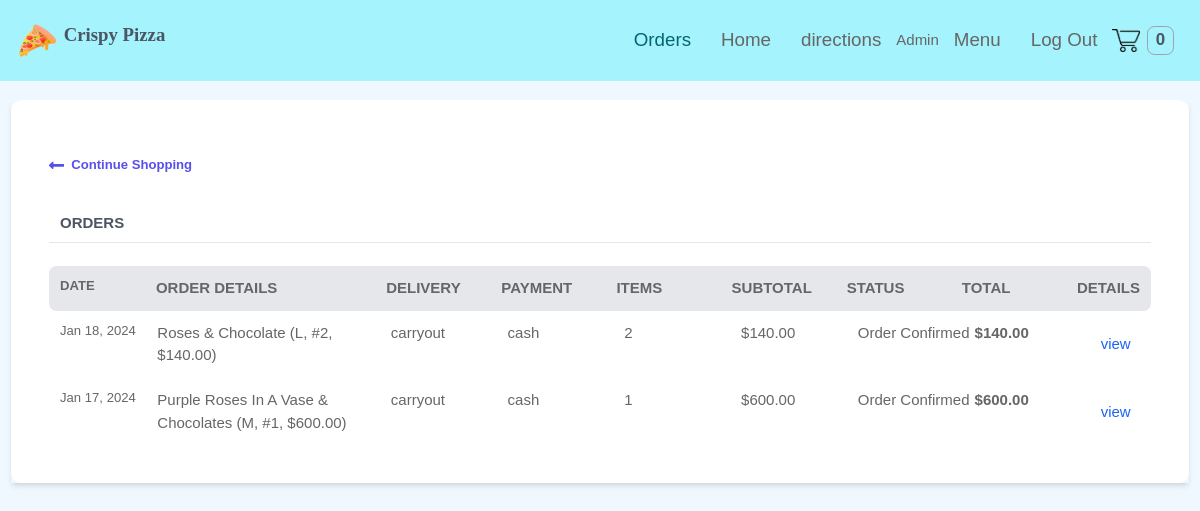
The app's page /orders/ (signed in), older data.
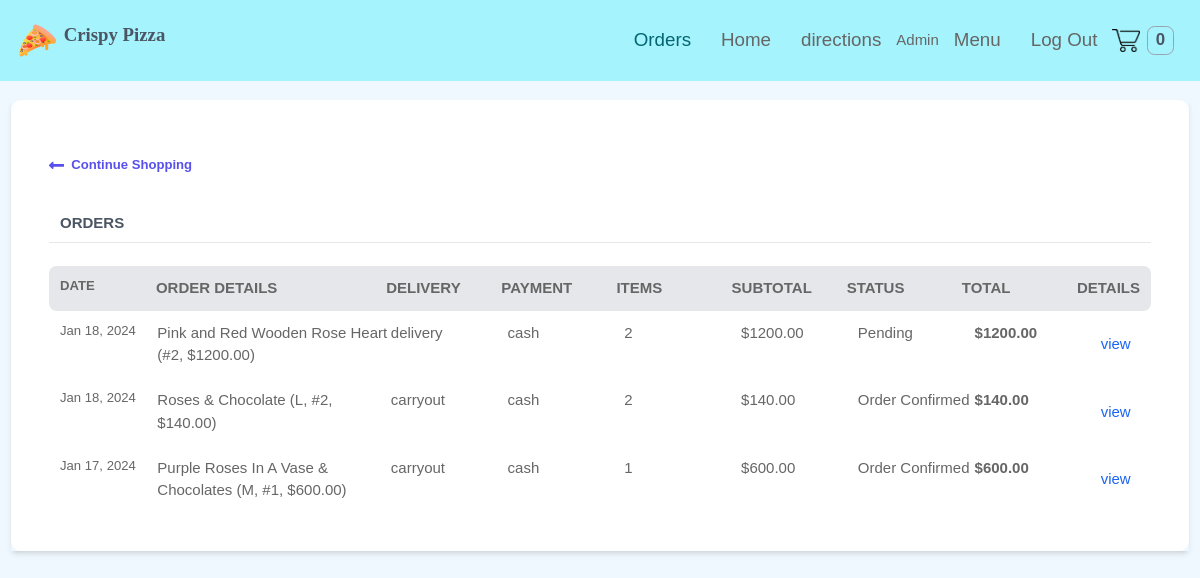
The same page, newer data.
### order/models.py (models this page shows, shortened)
class Order(models.Model):
    PAYMENT_CHOICES = (("cash", "cash"), ("online", "online"))
    DELIVERY_CHOICES = (("delivery", "delivery"), ("carryout", "carryout"))
    transaction_id = models.UUIDField(
        primary_key=True, default=uuid.uuid4, editable=True
    )
    customer = models.ForeignKey(Customer, on_delete=models.CASCADE)
    STATUS =(
        ('Pending','Pending'),
        ('Order Confirmed','Order Confirmed'),
        ('Out for Delivery','Out for Delivery'),
        ('Delivered','Delivered'),
    )
    status=models.CharField(max_length=50,null=True,choices=STATUS,default='Pending')
    date_ordered = models.DateTimeField(auto_now_add=True)
    date_modified = models.DateTimeField(auto_now=True)
    complete = models.BooleanField(default=False)
    paid = models.BooleanField(default=False)
    payment_method = models.CharField(max_length=10, choices=PAYMENT_CHOICES)
    delivery_method = models.CharField(max_length=10, choices=DELIVERY_CHOICES)
    shipping = models.ForeignKey(
        "ShippingAddress", on_delete=models.SET_NULL, blank=True, null=True
    )
    pickup = models.ForeignKey(
        "PickUpDetail", on_delete=models.SET_NULL, blank=True, null=True
    )
    coupon = models.ForeignKey(
        "Coupon", on_delete=models.SET_NULL, blank=True, null=True
    )
    email = models.EmailField(max_length=70, null=True, blank=True)
    phone = models.CharField(max_length=20, null=True, blank=True)
    @property
    def get_cart_subtotal(self):
        order_items = self.orderitem_set.all()
        total = sum([item.get_total for item in order_items])
        return total
    get_cart_subtotal.fget.short_description = "Subtotal"
    @property
    def get_cart_total(self):
        total = self.get_cart_subtotal
        if self.coupon:
            total = total - self.get_coupon_value
        return total
    get_cart_total.fget.short_description = "Total"
    @property
    def get_cart_items(self):
        order_items = self.orderitem_set.all()
        total = sum([item.quantity for item in order_items])
        return total
    get_cart_items.fget.short_description = "# Items"
    @property
    def display_items(self):
        order_items = self.orderitem_set.all()
        ticker, l = 1, len(order_items)
        product_titles = str()
        for item in order_items:
            add_comma = ", " if l > 1 and ticker != l else ""
            if item.variation:
                product_title = f"""{item.product.name}
                ({item.variation.get_size},
                #{item.quantity}, ${item.get_total}){add_comma}"""
            else:
                product_title = f"""{item.product.name}
                (#{item.quantity}, ${item.get_total}){add_comma}"""
            product_titles += product_title
            ticker += 1
        return product_titles
    @property
    def get_coupon_value(self):
        if self.coupon:
            if self.coupon.discount_type == "Percent":
                coupon_value = round(
                    self.get_cart_subtotal * self.coupon.discount_amount / 100, 2
                )
            else:
                coupon_value = self.coupon.discount_amount
        else:
            coupon_value = None
        return coupon_value
    get_coupon_value.fget.short_description = "Coupon"

class OrderItem(models.Model):
    product = models.ForeignKey(Product, on_delete=models.CASCADE)
    order = models.ForeignKey(Order, on_delete=models.CASCADE)
    variation = models.ForeignKey(
        ProductVariant, on_delete=models.SET_NULL, blank=True, null=True
    )
    quantity = models.IntegerField(default=0)
    date_added = models.DateTimeField(auto_now_add=True)
    @property
    def get_item_price(self):
        if self.product.has_variants:
            return self.variation.price
        else:
            return self.product.price
    @property
    def get_total(self):
        if self.product.has_variants:
            total = self.variation.price * self.quantity
        else:
            total = self.product.price * self.quantity
        return total
    get_total.fget.short_description = "Total"
    def image_tag(self):
        return mark_safe(
            f'<img src="{self.product.image.url}" width="100" height="100" />'
        )
    image_tag.short_description = "Image"

### store/models.py (models this page shows, shortened)
class Product(models.Model):
    id = models.UUIDField(primary_key=True, default=uuid.uuid4, editable=False)
    name = models.CharField(max_length=100)
    price = models.DecimalField(max_digits=6, decimal_places=2, blank=True, null=True)
    desc = models.TextField(max_length=500, blank=True, null=True)
    image = models.ImageField(blank=True, upload_to="images")
    created_at = models.DateField(auto_now_add=True)
    updated_at = models.DateField(auto_now=True)
    product_category = models.ForeignKey(
        "Category", on_delete=models.CASCADE, null=True, blank=True
    )
    class Meta:
        ordering = ("product_category",)
    def image_tag(self):  # pragma: no cover
        if self.image:
            return mark_safe(f'<img src="{self.image.url}" width="100" height="100" />')
    image_tag.short_description = "Image"
    @property
    def has_variants(self):
        if self.productvariant_set.count() > 0:
            return True
        else:
            return False

class ProductVariant(models.Model):
    title = models.CharField(max_length=100, blank=True, null=True)
    product = models.ForeignKey(Product, on_delete=models.CASCADE)
    size = models.ForeignKey(Size, on_delete=models.CASCADE)
    price = models.DecimalField(max_digits=6, decimal_places=2)
    @property
    def get_size(self):
        return str(self.size)

class Size(models.Model):
    name = models.CharField(max_length=20, blank=True, null=True, unique=True)
    def __str__(self):
        return self.name

### users/views.py (the view)
# urls.py: path("orders/", views.my_orders, name="my_orders"),
@login_required(login_url="users:login")
def my_orders(request):
    customer = request.user.customer
    orders = Order.objects.filter(customer=customer, complete=True).order_by(
        "-date_modified"
    )
    return render(request, "users/orders.html", context={"orders": orders})

### store/context_processors.py (called while the page is built, shortened)
def get_cart_quantity(request):
    if request.user.is_authenticated:
        try:
            customer = request.user.customer
        except:
            number_of_items = 0
    try:
        customer_order = Order.objects.filter(customer=customer, complete=False)[0]
        number_of_items = customer_order.get_cart_items
    except:
        number_of_items = 0
    return {"cart_quantity": number_of_items}

### templates/users/orders.html (shortened to what this page needs)
{% extends 'store/base.html' %} {% block content %}
<div class="flex flex-col shadow-md my-5 mx-3">
  <div class="w-full bg-white px-10 py-10 rounded-xl">
    <a href="{% url 'store:afterlogin' %}" class="flex font-semibold text-indigo-600 text-sm my-5 w-1/4">
      <svg class="fill-current mr-2 text-indigo-600 w-4" viewBox="0 0 448 512">
        <path
          d="M134.059 296H436c6.627 0 12-5.373 12-12v-56c0-6.627-5.373-12-12-12H134.059v-46.059c0-21.382-25.851-32.09-40.971-16.971L7.029 239.029c-9.373 9.373-9.373 24.569 0 33.941l86.059 86.059c15.119 15.119 40.971 4.411 40.971-16.971V296z" />
      </svg>
      Continue Shopping
    </a>
    {% if orders %}
    <div class="flex mt-10 mb-2">
      <h3 class="font-bold ml-3 text-gray-600 text-md uppercase w-2/5">
        Orders
      </h3>
    </div>
    <hr>
    <br>
    <div class="flex font-semibold uppercase space-around bg-gray-200 rounded-lg p-3">
      <div class="text-sm w-1/6">Date</div>
      <div class="w-2/5">Order details</div>
      <div class="w-1/5">Delivery</div>
      <div class="w-1/5">Payment</div>
      <div class="w-1/5">Items</div>
      <div class="w-1/5">Subtotal</div>
      <div class="w-1/5">Status</div>
      <div class="w-1/5">Total</div>
      <div class="w-1/12">Details</div>
    </div>
    {% for order in orders %}
    <div class="flex space-around hover:bg-gray-100 rounded-lg p-3">
      <div class="text-sm w-1/6">{{order.date_modified|date:"M d, Y" }}</div>
      <div class="w-2/5">
        {{order.display_items}}
      </div>
      <div class="w-1/5">{{order.delivery_method}}</div>
      <div class="w-1/5">{{order.payment_method}}</div>
      <div class="w-1/5">{{order.get_cart_items}}</div>
      <div class="w-1/5">${{order.get_cart_subtotal}}</div>
      <div class="w-1/5">{{order.status}}</div>
      <div class="w-1/5 font-semibold">${{order.get_cart_total}}</div>
      <button class="w-1/12 text-blue-600" onclick="toggleModal('{{forloop.counter}}')">view</button>
    </div>
    {% endfor %}
    {% else %}
    <div class="text-center text-xl font-semibold">
      <p>You have no orders</p>
    </div>
    {% endif %}
  </div>
</div>
{% endblock %}

Row changes from the older to the newer data that the page shows:
now on this page (row edited): Order: date_modified "Jan 18, 2024", display_items "Pink and Red Wooden Rose Heart (#2, $1200.00)", delivery_method "delivery", payment_method "cash", get_cart_items "2", get_cart_subtotal "1200.00", status "Pending", get_cart_total "1200.00"
